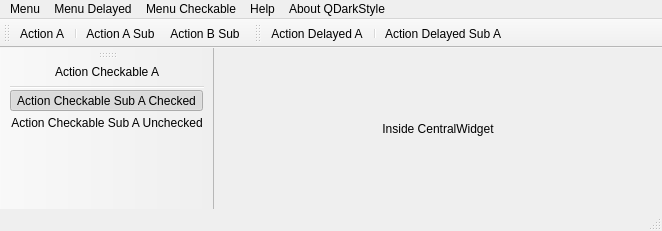
<?xml version="1.0" encoding="UTF-8"?>
<ui version="4.0">
 <class>MainWindow</class>
 <widget class="QMainWindow" name="MainWindow">
  <property name="geometry">
   <rect>
    <x>0</x>
    <y>0</y>
    <width>662</width>
    <height>231</height>
   </rect>
  </property>
  <property name="windowTitle">
   <string>MainWindow</string>
  </property>
  <widget class="QWidget" name="centralwidget">
   <layout class="QVBoxLayout" name="verticalLayout_4">
    <item>
     <widget class="QLabel" name="label_71">
      <property name="text">
       <string>Inside CentralWidget</string>
      </property>
      <property name="alignment">
       <set>Qt::AlignCenter</set>
      </property>
     </widget>
    </item>
   </layout>
  </widget>
  <widget class="QMenuBar" name="menubar">
   <property name="geometry">
    <rect>
     <x>0</x>
     <y>0</y>
     <width>662</width>
     <height>28</height>
    </rect>
   </property>
   <widget class="QMenu" name="menuMenu">
    <property name="title">
     <string>Menu</string>
    </property>
    <widget class="QMenu" name="menuMenuSub">
     <property name="title">
      <string>Menu Sub</string>
     </property>
     <addaction name="actionActionSubA"/>
     <addaction name="actionActionSubB"/>
    </widget>
    <addaction name="actionActionA"/>
    <addaction name="menuMenuSub"/>
   </widget>
   <widget class="QMenu" name="menuMenuDelayed">
    <property name="title">
     <string>Menu Delayed</string>
    </property>
    <widget class="QMenu" name="menuMenuSubDelayed">
     <property name="title">
      <string>Menu Sub Delayed</string>
     </property>
     <addaction name="actionActionDelayedSubA"/>
    </widget>
    <addaction name="actionActionDelayedA"/>
    <addaction name="menuMenuSubDelayed"/>
   </widget>
   <widget class="QMenu" name="menuMenuCheckale">
    <property name="title">
     <string>Menu Checkable</string>
    </property>
    <addaction name="actionActionCheckableA"/>
   </widget>
   <widget class="QMenu" name="menuAbout">
    <property name="title">
     <string>About QDarkStyle</string>
    </property>
   </widget>
   <widget class="QMenu" name="menuHelp">
    <property name="title">
     <string>Help</string>
    </property>
   </widget>
   <addaction name="menuMenu"/>
   <addaction name="menuMenuDelayed"/>
   <addaction name="menuMenuCheckale"/>
   <addaction name="menuHelp"/>
   <addaction name="menuAbout"/>
  </widget>
  <widget class="QStatusBar" name="statusbar"/>
  <widget class="QToolBar" name="toolBar">
   <property name="windowTitle">
    <string>Tool bar actions</string>
   </property>
   <attribute name="toolBarArea">
    <enum>TopToolBarArea</enum>
   </attribute>
   <attribute name="toolBarBreak">
    <bool>false</bool>
   </attribute>
   <addaction name="actionActionA"/>
   <addaction name="separator"/>
   <addaction name="actionActionSubA"/>
   <addaction name="actionActionSubB"/>
  </widget>
  <widget class="QToolBar" name="toolBarDelayed">
   <property name="windowTitle">
    <string>Tool bar actions delayed</string>
   </property>
   <attribute name="toolBarArea">
    <enum>TopToolBarArea</enum>
   </attribute>
   <attribute name="toolBarBreak">
    <bool>false</bool>
   </attribute>
   <addaction name="actionActionDelayedA"/>
   <addaction name="separator"/>
   <addaction name="actionActionDelayedSubA"/>
  </widget>
  <widget class="QToolBar" name="toolBarCheckable">
   <property name="windowTitle">
    <string>Tool bar action checkable</string>
   </property>
   <attribute name="toolBarArea">
    <enum>LeftToolBarArea</enum>
   </attribute>
   <attribute name="toolBarBreak">
    <bool>false</bool>
   </attribute>
   <addaction name="actionActionCheckableA"/>
   <addaction name="separator"/>
   <addaction name="actionActionCheckableSubAChecked"/>
   <addaction name="actionActionCheckableSubAUnchecked"/>
  </widget>
  <action name="actionActionA">
   <property name="text">
    <string>Action A</string>
   </property>
  </action>
  <action name="actionActionSubA">
   <property name="text">
    <string>Action A Sub</string>
   </property>
   <property name="toolTip">
    <string>Action A Sub</string>
   </property>
  </action>
  <action name="actionActionSubB">
   <property name="text">
    <string>Action B Sub</string>
   </property>
  </action>
  <action name="actionActionDelayedA">
   <property name="text">
    <string>Action Delayed A</string>
   </property>
   <property name="toolTip">
    <string>Action Delayed A</string>
   </property>
  </action>
  <action name="actionActionDelayedSubA">
   <property name="text">
    <string>Action Delayed Sub A</string>
   </property>
   <property name="toolTip">
    <string>Action Delayed Sub A</string>
   </property>
  </action>
  <action name="actionActionCheckableA">
   <property name="checkable">
    <bool>true</bool>
   </property>
   <property name="text">
    <string>Action Checkable A</string>
   </property>
   <property name="toolTip">
    <string>Action Checkable A</string>
   </property>
  </action>
  <action name="actionActionCheckableSubAChecked">
   <property name="checkable">
    <bool>true</bool>
   </property>
   <property name="checked">
    <bool>true</bool>
   </property>
   <property name="text">
    <string>Action Checkable Sub A Checked</string>
   </property>
   <property name="toolTip">
    <string>Action Checkable Sub A Checked</string>
   </property>
  </action>
  <action name="actionActionCheckableSubAUnchecked">
   <property name="checkable">
    <bool>true</bool>
   </property>
   <property name="text">
    <string>Action Checkable Sub A Unchecked</string>
   </property>
   <property name="toolTip">
    <string>Action Checkable Sub A Unchecked</string>
   </property>
  </action>
 </widget>
 <resources/>
 <connections/>
</ui>
